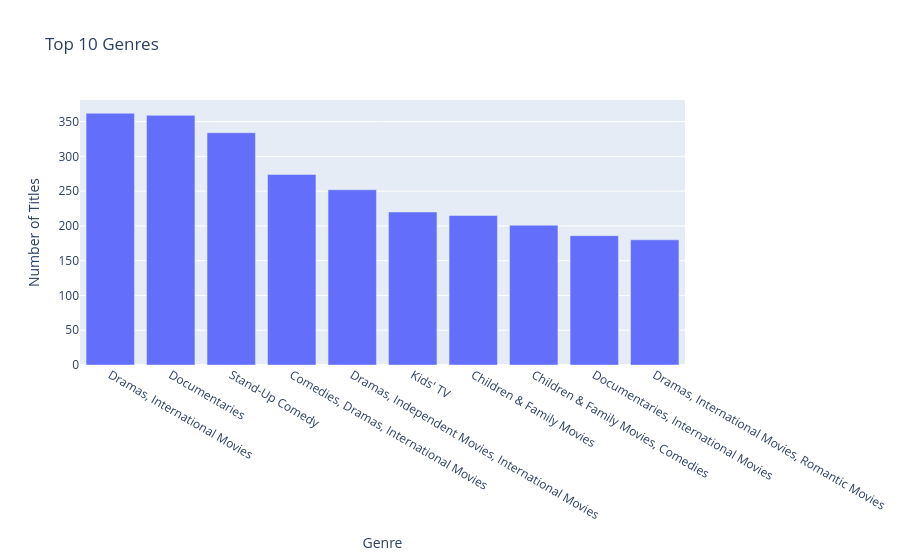

Notebook source saved alongside this figure:
### Code cell
# # Chart 2 Top 10 Genres using plotly
top_10_genres = df['listed_in'].value_counts().head(10)
px.bar(x=top_10_genres.index, y=top_10_genres.values,
       title='Top 10 Genres', labels={'x': 'Genre', 'y': 'Number of Titles'}).show()

# # Chart 2 Top 10 Genres using sns
# sns.countplot(x='listed_in', data=df, order=df['listed_in'].value_counts().head(10).index)
# plt.title('Top 10 Genres')
# plt.xlabel('Genre')
# plt.ylabel('Number of Titles')
# plt.xticks(rotation=45)
# plt.show()

# # Chart 2 Top 10 Genres using matplotlib
# plt.figure(figsize=(12, 6))
# plt.bar(top_10_genres.index, top_10_genres.values, color='lightcoral')
# plt.title('Top 10 Genres')
# plt.xlabel('Genre')
# plt.ylabel('Number of Titles')
# plt.xticks(rotation=45)
# plt.show()

### Figure 1 — Plotly figure (JSON) as saved in the notebook; plotly's stock layout.template omitted (floating-point values rounded to 4 significant figures)
{"data": [{"hovertemplate": "Genre=%{x}<br>Number of Titles=%{y}<extra></extra>", "legendgroup": "", "marker": {"color": "#636efa", "pattern": {"shape": ""}}, "name": "", "orientation": "v", "showlegend": false, "textposition": "auto", "type": "bar", "x": ["Dramas, International Movies", "Documentaries", "Stand-Up Comedy", "Comedies, Dramas, International Movies", "Dramas, Independent Movies, International Movies", "Kids' TV", "Children & Family Movies", "Children & Family Movies, Comedies", "Documentaries, International Movies", "Dramas, International Movies, Romantic Movies"], "xaxis": "x", "y": [362, 359, 334, 274, 252, 220, 215, 201, 186, 180], "yaxis": "y"}], "layout": {"barmode": "relative", "legend": {"tracegroupgap": 0}, "title": {"text": "Top 10 Genres"}, "xaxis": {"anchor": "y", "domain": [0, 1], "title": {"text": "Genre"}}, "yaxis": {"anchor": "x", "domain": [0, 1], "title": {"text": "Number of Titles"}}}}
